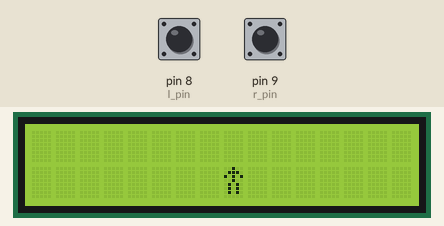
Recording of a sketch running on a simulated Arduino Uno, built with avr-gcc and run on an emulated ATmega328P. On the bench: 16×2 character LCD. The test bench sets the inputs (shaded band); at power-on: pin 8 (l_pin) HIGH, pin 9 (r_pin) HIGH.

Above: at 1.2 s.
1.3 s: pin 8 (l_pin) pulled LOW for 0.15 s
At 2.5 s:
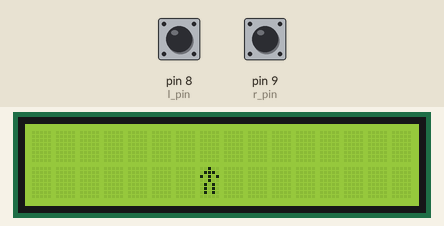
2.9 s: pin 8 (l_pin) pulled LOW for 1 s
At 3.5 s:
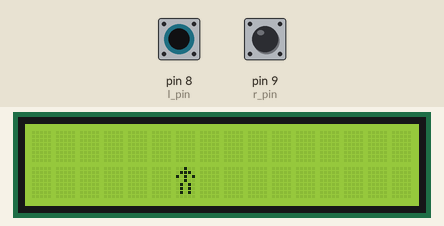
Timing chart, 0 to 5.9 s (numbered marks = the images above; inputs shaded):
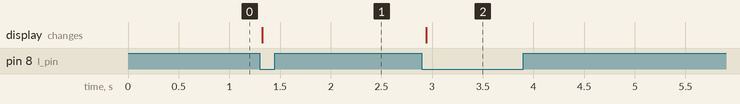

The sketch:

BUTTON_SPRITE_LCD.ino
```cpp
#include <LiquidCrystal.h>

// Pins
const int l_pin = 8;
const int r_pin = 9;

// Number of columns on LCD
const int lcd_width = 16;

// LCD object
LiquidCrystal lcd(12, 11, 2, 3, 4, 5);

// Define a custom LCD character (5x7) that looks
// like a person.
byte person[8] = {
  B00100,
  B01110,
  B10101,
  B00100,
  B01010,
  B01010,
  B01010,
  B00000
};

// Character's position
int person_x = 8;

// Button states
int l_prev = HIGH;
int r_prev = HIGH;

void setup()
{

  // Set pullups on buttons
  pinMode(l_pin, INPUT_PULLUP);
  pinMode(r_pin, INPUT_PULLUP);

  // Initialize and clear LCD
  lcd.begin(16, 2);
  lcd.clear();

  // Register custom character
  lcd.createChar(0, person);
}

void loop()
{

  // Look for left button press and move character to the left
  int l_state = digitalRead(l_pin);
  if ( (l_prev == HIGH) && (l_state == LOW) ) {
    person_x--;
    if ( person_x < 0 ) {
      person_x = 0;
    }
  }

  // Look for left button press and move character to the left
  int r_state = digitalRead(r_pin);
  if ( (r_prev == HIGH) && (r_state == LOW) ) {
    person_x++;
    if ( person_x >= lcd_width ) {
      person_x = lcd_width - 1;
    }
  }

  // Remember previous button states
  l_prev = l_state;
  r_prev = r_state;

  // Clear screen, draw character
  lcd.clear();
  lcd.setCursor(person_x, 1);
  lcd.write(byte(0));

  delay(20);
}
```

Measured:
- after the input at 1.3 s, the display: changes at once (image 1)
- after the input at 2.9 s, the display: changes at once (image 2)
